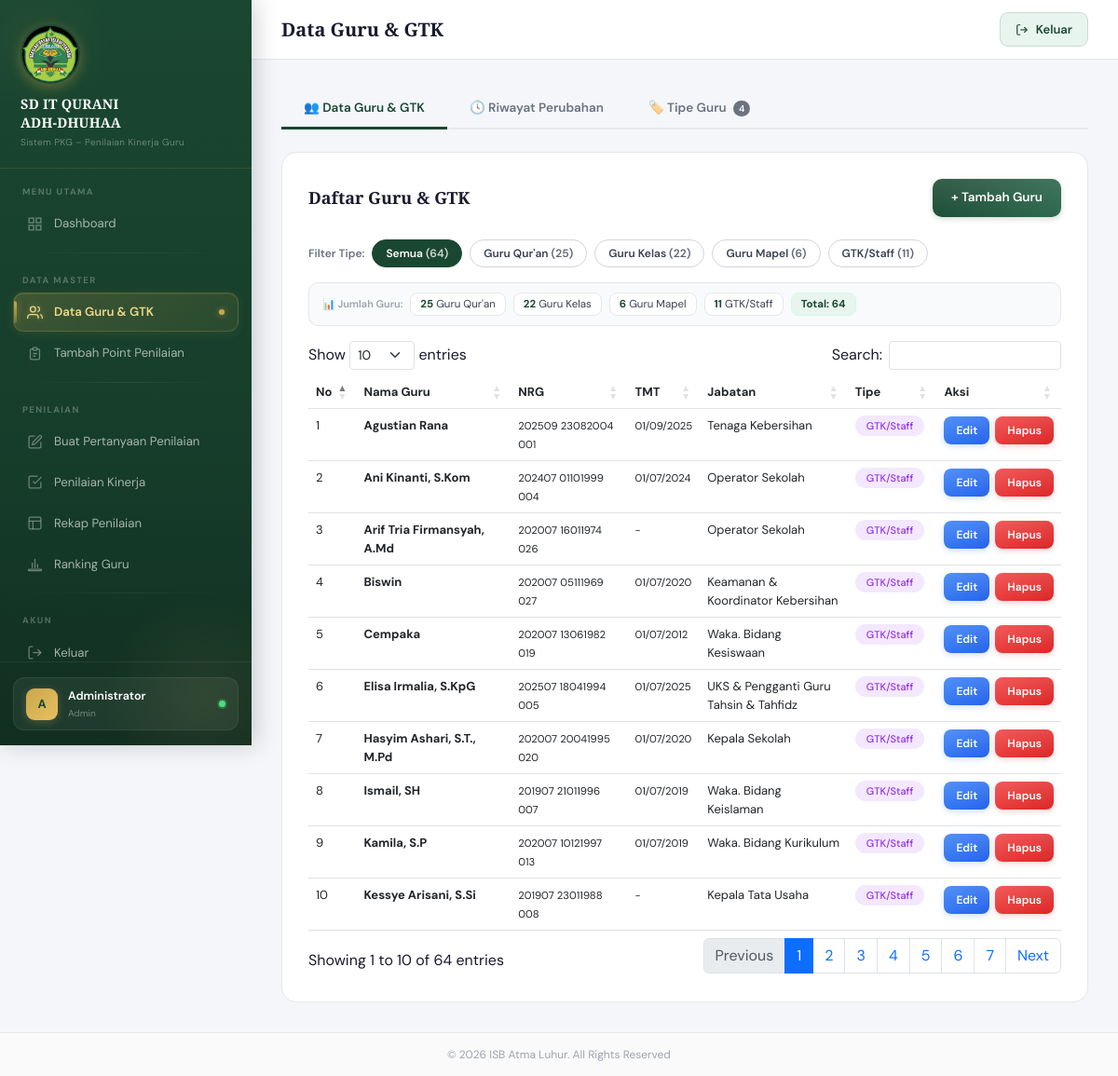
The app's page /guru.php (signed in) with its own data.
### tables this page shows
CREATE TABLE `guru` (
  `id_guru` int NOT NULL,
  `nama` varchar(100) NOT NULL,
  `nrg` varchar(50) DEFAULT NULL,
  `tmt_guru` date DEFAULT NULL,
  `jabatan` varchar(100) DEFAULT NULL,
  `status_kepegawaian` varchar(100) DEFAULT NULL,
  `tipe` varchar(20) NOT NULL DEFAULT 'guru_kelas' COMMENT 'FK ke tipe_guru.kode',
  `created_at` timestamp NULL DEFAULT CURRENT_TIMESTAMP,
  `updated_at` timestamp NULL DEFAULT CURRENT_TIMESTAMP ON UPDATE CURRENT_TIMESTAMP
);

### includes/config.php (called while the page is built, shortened)
<?php
function getCurrentUser() {
    return $_SESSION['user'] ?? null;
}
function sanitize($data) {
    return htmlspecialchars(strip_tags(trim($data)));
}
function getTipeGuru(PDO $pdo): array
{
    if (!isset($GLOBALS['_cache_tipe_guru'])) {
        try {
            $rows = $pdo->query("SELECT kode, label FROM tipe_guru ORDER BY urutan")->fetchAll();
            $result = [];
            foreach ($rows as $row) {
                $result[$row['kode']] = $row['label'];
            }
        } catch (Exception $e) {
            $GLOBALS['_cache_tipe_guru'] = [
                'guru_quran' => "Guru Qur'an",
                'guru_kelas' => 'Guru Kelas',
                'mapel'      => 'Guru Mapel',
                'gtk'        => 'GTK/Staff',
            ];
        }
    }
    return $GLOBALS['_cache_tipe_guru'];
}

### guru.php (the view, shortened to what this page needs)
<?php
require_once 'includes/config.php';
$filterTipeGuru = sanitize($_GET['filter_tipe_guru'] ?? '');
if ($filterTipeGuru) {
    $stmtGuru = $pdo->prepare("SELECT * FROM guru WHERE tipe = ? ORDER BY nama");
    $stmtGuru->execute([$filterTipeGuru]);
    $guruList = $stmtGuru->fetchAll();
} else {
    $guruList = $pdo->query("SELECT * FROM guru ORDER BY tipe, nama")->fetchAll();
}
$tipeList = getTipeGuru($pdo);
$tipeBadgeClass = [
    'guru_quran' => 'badge-quran',
    'guru_kelas' => 'badge-kelas',
    'mapel'      => 'badge-mapel',
    'gtk'        => 'badge-gtk',
];
$tipeLabel = [];
foreach ($tipeList as $kode => $label) {
    $tipeLabel[$kode] = [
        'label' => $label,
        'class' => $tipeBadgeClass[$kode] ?? 'badge-gtk',
    ];
}
$tipeFullList = $pdo->query("
    SELECT t.*,
           (SELECT COUNT(*) FROM guru g WHERE g.tipe = t.kode) AS jumlah_guru,
           (SELECT COUNT(*) FROM komponen k WHERE k.type_guru = t.kode) AS jumlah_komponen
    FROM tipe_guru t ORDER BY t.urutan, t.id_tipe_guru
")->fetchAll();
$pageTitle = 'Data Guru & GTK';
require_once 'includes/header.php';
?>
<div style="display:flex;gap:0;margin-bottom:24px;border-bottom:2px solid #e5e7eb;">
    <button id="tab-data" onclick="switchTab('data')"
        style="padding:10px 24px;font-size:13.5px;font-weight:600;border:none;background:none;cursor:pointer;color:var(--hijau);border-bottom:3px solid var(--hijau);margin-bottom:-2px;transition:all .2s;">
        👥 Data Guru & GTK
    </button>
    <button id="tab-history" onclick="switchTab('history')"
        style="padding:10px 24px;font-size:13.5px;font-weight:600;border:none;background:none;cursor:pointer;color:#6b7280;border-bottom:3px solid transparent;margin-bottom:-2px;transition:all .2s;">
        🕓 Riwayat Perubahan
    </button>
    <button id="tab-tipe" onclick="switchTab('tipe')"
        style="padding:10px 24px;font-size:13.5px;font-weight:600;border:none;background:none;cursor:pointer;color:#6b7280;border-bottom:3px solid transparent;margin-bottom:-2px;transition:all .2s;">
        🏷️ Tipe Guru
        <span style="background:#6b7280;color:#fff;font-size:10px;padding:2px 6px;border-radius:99px;margin-left:4px;"><?= count($tipeFullList) ?></span>
    </button>
</div>
<div id="panel-data">
    <div class="data-table-card">
        <div class="card-header-custom">
            <div class="card-title-custom">Daftar Guru & GTK</div>
            <button class="btn-primary-custom" onclick="openModal()">+ Tambah Guru</button>
        </div>
        <?php
        $jumlahPerTipe = [];
        $allGuruCount = $pdo->query("SELECT COUNT(*) FROM guru")->fetchColumn();
        foreach ($tipeList as $kode => $label) {
            $stmt = $pdo->prepare("SELECT COUNT(*) FROM guru WHERE tipe = ?");
            $stmt->execute([$kode]);
            $jumlahPerTipe[$kode] = (int)$stmt->fetchColumn();
        }
        ?>
        <form method="GET" action="guru.php" id="formFilterTipe" style="margin-bottom:16px;">
            <div style="display:flex;flex-wrap:wrap;gap:8px;align-items:center;">
                <span style="font-size:12px;font-weight:600;color:#6b7280;">Filter Tipe:</span>
                <button type="submit" name="filter_tipe_guru" value=""
                    class="btn-filter-tipe <?= $filterTipeGuru === '' ? 'active' : '' ?>"
                    style="padding:5px 14px;border-radius:20px;font-size:12px;font-weight:600;border:1.5px solid <?= $filterTipeGuru==='' ? 'var(--hijau)' : '#d1d5db' ?>;background:<?= $filterTipeGuru==='' ? 'var(--hijau)' : '#fff' ?>;color:<?= $filterTipeGuru==='' ? '#fff' : '#374151' ?>;cursor:pointer;">
                    Semua <span style="opacity:0.8;">(<?= $allGuruCount ?>)</span>
                </button>
                <?php foreach ($tipeList as $kode => $label):
                    $isActive = $filterTipeGuru === $kode;
                    $jml = $jumlahPerTipe[$kode] ?? 0;
                ?>
                    <button type="submit" name="filter_tipe_guru" value="<?= htmlspecialchars($kode) ?>"
                        style="padding:5px 14px;border-radius:20px;font-size:12px;font-weight:600;border:1.5px solid <?= $isActive ? 'var(--hijau)' : '#d1d5db' ?>;background:<?= $isActive ? 'var(--hijau)' : '#fff' ?>;color:<?= $isActive ? '#fff' : '#374151' ?>;cursor:pointer;">
                        <?= htmlspecialchars($label) ?> <span style="opacity:0.8;">(<?= $jml ?>)</span>
                    </button>
                <?php endforeach; ?>
            </div>
        </form>
        <?php if (!empty($jumlahPerTipe)): ?>
        <div style="display:flex;flex-wrap:wrap;gap:8px;margin-bottom:16px;padding:10px 14px;background:#f8fafc;border-radius:10px;border:1px solid #e5e7eb;">
            <span style="font-size:11px;color:#9ca3af;font-weight:600;align-self:center;">📊 Jumlah Guru:</span>
            <?php foreach ($tipeList as $kode => $label): $jml = $jumlahPerTipe[$kode] ?? 0; ?>
            <span style="font-size:11.5px;background:#fff;border:1px solid #e5e7eb;border-radius:8px;padding:3px 10px;color:#374151;">
                <strong style="color:var(--hijau);"><?= $jml ?></strong> <?= htmlspecialchars($label) ?>
            </span>
            <?php endforeach; ?>
            <span style="font-size:11.5px;background:#e8f5ee;border:1px solid #d1fae5;border-radius:8px;padding:3px 10px;color:#1a4731;font-weight:700;">
                Total: <?= $allGuruCount ?>
            </span>
        </div>
        <?php endif; ?>
        <table class="table table-hover datatable" style="font-size:13px;">
            <thead style="background:#f8fafc;">
                <tr>
                    <th>No</th>
                    <th>Nama Guru</th>
                    <th>NRG</th>
                    <th>TMT</th>
                    <th>Jabatan</th>
                    <th>Tipe</th>
                    <th>Aksi</th>
                </tr>
            </thead>
            <tbody>
                <?php foreach ($guruList as $i => $g):
                    $t = $tipeLabel[$g['tipe']] ?? ['label' => $g['tipe'], 'class' => ''];
                ?>
                    <tr>
                        <td><?= $i + 1 ?></td>
                        <td><strong><?= htmlspecialchars($g['nama']) ?></strong></td>
                        <td><small><?= htmlspecialchars($g['nrg'] ?? '-') ?></small></td>
                        <td><small><?= $g['tmt_guru'] ? date('d/m/Y', strtotime($g['tmt_guru'])) : '-' ?></small></td>
                        <td><?= htmlspecialchars($g['jabatan'] ?? '-') ?></td>
                        <td><span class="badge-tipe <?= htmlspecialchars($t['class']) ?>"><?= htmlspecialchars($t['label']) ?></span></td>
                        <td>
                            <div style="display:flex;gap:6px;">
                                <button class="btn-primary-custom btn-sm-custom btn-edit" onclick='openEdit(<?= json_encode($g) ?>)'>Edit</button>
                                <button class="btn-primary-custom btn-sm-custom btn-delete" onclick="confirmDelete(<?= $g['id_guru'] ?>,'guru.php')">Hapus</button>
                            </div>
                        </td>
                    </tr>
                <?php endforeach; ?>
            </tbody>
        </table>
    </div>
</div>
<?php require_once 'includes/footer.php'; ?>

### includes/header.php (shortened to what this page needs)
<?php
require_once __DIR__ . '/config.php';
$user = getCurrentUser();
?>
<!DOCTYPE html>
<html lang="id">
<head>
    <link href="https://cdn.jsdelivr.net/npm/bootstrap@5.3.0/dist/css/bootstrap.min.css" rel="stylesheet">
    <link href="https://cdn.datatables.net/1.13.6/css/dataTables.bootstrap5.min.css" rel="stylesheet">
</head>
<body>
<div class="sidebar">
    <div class="sidebar-brand">
        <div class="brand-icon"><img alt="Logo" style="width:60px;height:60px;border-radius:50%;object-fit:cover;display:block;"></div>
        <div class="brand-name">SD IT QURANI<br>ADH-DHUHAA</div>
        <div class="brand-sub">Sistem PKG – Penilaian Kinerja Guru</div>
    </div>
    <nav class="sidebar-nav">
        <div class="nav-label">Menu Utama</div>
        <a href="dashboard.php" class="nav-item <?= basename($_SERVER['PHP_SELF'])=='dashboard.php'?'active':'' ?>">
            <svg viewBox="0 0 24 24" fill="none" stroke="currentColor" stroke-width="1.8"><rect x="3" y="3" width="7" height="7"/><rect x="14" y="3" width="7" height="7"/><rect x="3" y="14" width="7" height="7"/><rect x="14" y="14" width="7" height="7"/></svg>
            Dashboard
        </a>
        <div class="nav-separator"></div>
        <div class="nav-label">Data Master</div>
        <a href="guru.php" class="nav-item <?= basename($_SERVER['PHP_SELF'])=='guru.php'?'active':'' ?>">
            <svg viewBox="0 0 24 24" fill="none" stroke="currentColor" stroke-width="1.8"><path d="M17 21v-2a4 4 0 0 0-4-4H5a4 4 0 0 0-4 4v2"/><circle cx="9" cy="7" r="4"/><path d="M23 21v-2a4 4 0 0 0-3-3.87"/><path d="M16 3.13a4 4 0 0 1 0 7.75"/></svg>
            Data Guru & GTK
            <span class="nav-dot"></span>
        </a>
        <a href="item.php" class="nav-item <?= basename($_SERVER['PHP_SELF'])=='item.php'?'active':'' ?>">
            <svg viewBox="0 0 24 24" fill="none" stroke="currentColor" stroke-width="1.8"><path d="M9 5H7a2 2 0 0 0-2 2v12a2 2 0 0 0 2 2h10a2 2 0 0 0 2-2V7a2 2 0 0 0-2-2h-2"/><rect x="9" y="3" width="6" height="4" rx="1"/><path d="M9 12h6M9 16h4"/></svg>
            Tambah Point Penilaian
        </a>
        <div class="nav-separator"></div>
        <div class="nav-label">Penilaian</div>
        <a href="custom_penilaian.php" class="nav-item <?= basename($_SERVER['PHP_SELF'])=='custom_penilaian.php'?'active':'' ?>">
            <svg viewBox="0 0 24 24" fill="none" stroke="currentColor" stroke-width="1.8"><path d="M12 3H5a2 2 0 0 0-2 2v14a2 2 0 0 0 2 2h14a2 2 0 0 0 2-2v-7"/><path d="M18.375 2.625a2.121 2.121 0 1 1 3 3L12 15l-4 1 1-4Z"/></svg>
            Buat Pertanyaan Penilaian
        </a>
        <a href="penilaian.php" class="nav-item <?= basename($_SERVER['PHP_SELF'])=='penilaian.php'?'active':'' ?>">
            <svg viewBox="0 0 24 24" fill="none" stroke="currentColor" stroke-width="1.8"><path d="M9 11l3 3L22 4"/><path d="M21 12v7a2 2 0 0 1-2 2H5a2 2 0 0 1-2-2V5a2 2 0 0 1 2-2h11"/></svg>
            Penilaian Kinerja
        </a>
        <a href="rekap.php" class="nav-item <?= basename($_SERVER['PHP_SELF'])=='rekap.php'?'active':'' ?>">
            <svg viewBox="0 0 24 24" fill="none" stroke="currentColor" stroke-width="1.8"><rect x="3" y="3" width="18" height="18" rx="2"/><path d="M3 9h18M9 21V9"/></svg>
            Rekap Penilaian
        </a>
        <a href="ranking.php" class="nav-item <?= basename($_SERVER['PHP_SELF'])=='ranking.php'?'active':'' ?>">
            <svg viewBox="0 0 24 24" fill="none" stroke="currentColor" stroke-width="1.8"><path d="M8 18V10M12 18V4M16 18v-6"/><rect x="2" y="20" width="20" height="2" rx="1"/></svg>
            Ranking Guru
        </a>
        <div class="nav-separator"></div>
        <div class="nav-label">Akun</div>
        <a href="logout.php" class="nav-item">
            <svg viewBox="0 0 24 24" fill="none" stroke="currentColor" stroke-width="1.8"><path d="M9 21H5a2 2 0 0 1-2-2V5a2 2 0 0 1 2-2h4"/><polyline points="16 17 21 12 16 7"/><line x1="21" y1="12" x2="9" y2="12"/></svg>
            Keluar
        </a>
    </nav>
    <div class="sidebar-footer">
        <div class="user-info">
            <div class="user-avatar"><?= strtoupper(substr($user['nama_lengkap'], 0, 1)) ?></div>
            <div style="flex:1;min-width:0;">
                <div class="user-name"><?= htmlspecialchars($user['nama_lengkap']) ?></div>
                <div class="user-role"><?= ucfirst(str_replace('_', ' ', $user['role'])) ?></div>
            </div>
            <div class="user-online" title="Online"></div>
        </div>
    </div>
</div>
<div class="main-wrap">
    <div class="topbar">
        <div class="topbar-title"><?= $pageTitle ?? 'Dashboard' ?></div>
        <div class="topbar-right">
            <a href="logout.php" class="btn-logout">
                <svg width="14" height="14" viewBox="0 0 24 24" fill="none" stroke="currentColor" stroke-width="2"><path d="M9 21H5a2 2 0 0 1-2-2V5a2 2 0 0 1 2-2h4"/><polyline points="16 17 21 12 16 7"/><line x1="21" y1="12" x2="9" y2="12"/></svg>
                Keluar
            </a>
        </div>
    </div>
    <div class="content-area">

### includes/footer.php (shortened to what this page needs)
    </div>
</div>
<footer style="text-align:center;padding:14px 20px;font-size:12px;color:#9ca3af;border-top:1px solid #e5e7eb;margin-top:auto;background:#fafafa;">
    © 2026 ISB Atma Luhur. All Rights Reserved
</footer>
</body>
</html>

### records on screen
guru: nama "Agustian Rana", nrg "202509 23082004 001", tmt_guru "01/09/2025", jabatan "Tenaga Kebersihan", tipe "GTK/Staff"
guru: nama "Ani Kinanti, S.Kom", nrg "202407 01101999 004", tmt_guru "01/07/2024", jabatan "Operator Sekolah", tipe "GTK/Staff"
guru: nama "Arif Tria Firmansyah, A.Md", nrg "202007 16011974 026", jabatan "Operator Sekolah", tipe "GTK/Staff"
guru: nama "Biswin", nrg "202007 05111969 027", tmt_guru "01/07/2020", jabatan "Keamanan & Koordinator Kebersihan", tipe "GTK/Staff"
guru: nama "Cempaka", nrg "202007 13061982 019", tmt_guru "01/07/2012", jabatan "Waka. Bidang Kesiswaan", tipe "GTK/Staff"
guru: nama "Elisa Irmalia, S.KpG", nrg "202507 18041994 005", tmt_guru "01/07/2025", jabatan "UKS & Pengganti Guru Tahsin & Tahfidz", tipe "GTK/Staff"
guru: nama "Hasyim Ashari, S.T., M.Pd", nrg "202007 20041995 020", tmt_guru "01/07/2020", jabatan "Kepala Sekolah", tipe "GTK/Staff"
guru: nama "Ismail, SH", nrg "201907 21011996 007", tmt_guru "01/07/2019", jabatan "Waka. Bidang Keislaman", tipe "GTK/Staff"
guru: nama "Kamila, S.P", nrg "202007 10121997 013", tmt_guru "01/07/2019", jabatan "Waka. Bidang Kurikulum", tipe "GTK/Staff"
guru: nama "Kessye Arisani, S.Si", nrg "201907 23011988 008", jabatan "Kepala Tata Usaha", tipe "GTK/Staff"

### other values on screen
substr($user['nama_lengkap'], 0, 1) "A"
$user['nama_lengkap'] "Administrator"
str_replace('_', ' ', $user['role']) "Admin"
$pageTitle "Data Guru & GTK"
count($tipeFullList) "4"
$allGuruCount "64"
$label "Guru Qur'an"
$jml "25"
$label "Guru Kelas"
$jml "22"
$label "Guru Mapel"
$jml "6"
$label "GTK/Staff"
$jml "11"
